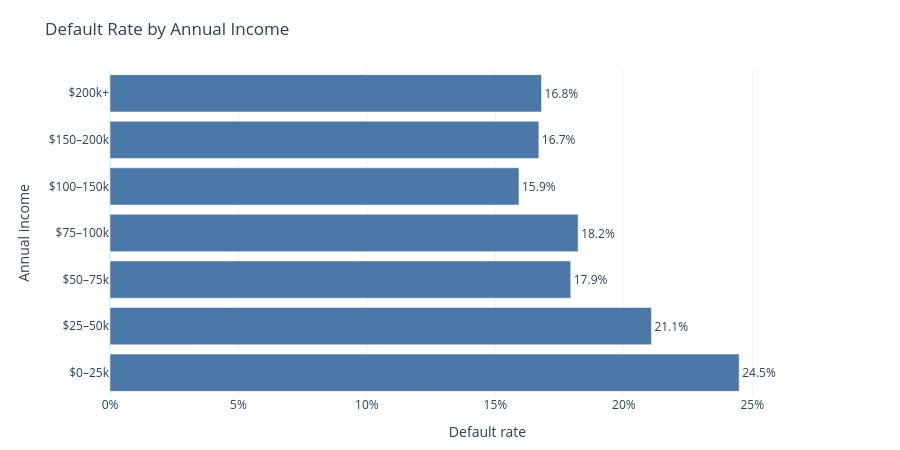

The notebook cell this image was saved under:
### Code cell
#Default rate by income range
# Group borrowers into readable annual-income bands
income_bins = [0, 25_000, 50_000, 75_000, 100_000, 150_000, 200_000, np.inf]
income_labels = [
    "$0–25k", "$25–50k", "$50–75k", "$75–100k",
    "$100–150k", "$150–200k", "$200k+",
]

income_data = test_df.loc[
    test_df["annual_inc"].notna() & (test_df["annual_inc"] >= 0),
    ["annual_inc", "default"],
].copy()

income_data["income_band"] = pd.cut(
    income_data["annual_inc"],
    bins=income_bins,
    labels=income_labels,
    right=False,
)

income_range = (
    income_data.groupby("income_band", observed=False)["default"]
    .agg(default_rate="mean", loans="size")
    .reindex(income_labels)
)
income_range = income_range[income_range["loans"] > 0]

fig5 = go.Figure(go.Bar(
    x=income_range["default_rate"],
    y=income_range.index,
    orientation="h",
    marker_color="#4C78A8",
    text=income_range["default_rate"].map(lambda rate: f"{rate:.1%}"),
    textposition="outside",
    customdata=income_range[["loans"]],
    hovertemplate=(
        "<b>%{y}</b><br>"
        "Default rate: %{x:.1%}<br>"
        "Loans: %{customdata[0]:,}"
        "<extra></extra>"
    ),
))

fig5.update_layout(
    title="Default Rate by Annual Income",
    xaxis_title="Default rate",
    yaxis_title="Annual income",
    xaxis_tickformat=".0%",
    xaxis_range=[0, min(1, income_range["default_rate"].max() * 1.2)],
    yaxis=dict(categoryorder="array", categoryarray=income_labels),
    template="plotly_white",
    height=450,
    margin=dict(l=110, r=35, t=70, b=50),
)
fig5.show()

### Figure 1 — Plotly figure (JSON) as saved in the notebook; plotly's stock layout.template omitted (floating-point values rounded to 4 significant figures)
{"data": [{"customdata": [[784], [4612], [6496], [4533], [4014], [1306], [1018]], "hovertemplate": "<b>%{y}</b><br>Default rate: %{x:.1%}<br>Loans: %{customdata[0]:,}<extra></extra>", "marker": {"color": "#4C78A8"}, "orientation": "h", "text": ["24.5%", "21.1%", "17.9%", "18.2%", "15.9%", "16.7%", "16.8%"], "textposition": "outside", "type": "bar", "x": [0.2449, 0.2108, 0.1793, 0.1822, 0.1592, 0.1669, 0.168], "y": ["$0–25k", "$25–50k", "$50–75k", "$75–100k", "$100–150k", "$150–200k", "$200k+"]}], "layout": {"height": 450, "margin": {"b": 50, "l": 110, "r": 35, "t": 70}, "title": {"text": "Default Rate by Annual Income"}, "xaxis": {"range": [0, 0.2939], "tickformat": ".0%", "title": {"text": "Default rate"}}, "yaxis": {"categoryarray": ["$0–25k", "$25–50k", "$50–75k", "$75–100k", "$100–150k", "$150–200k", "$200k+"], "categoryorder": "array", "title": {"text": "Annual income"}}}}
